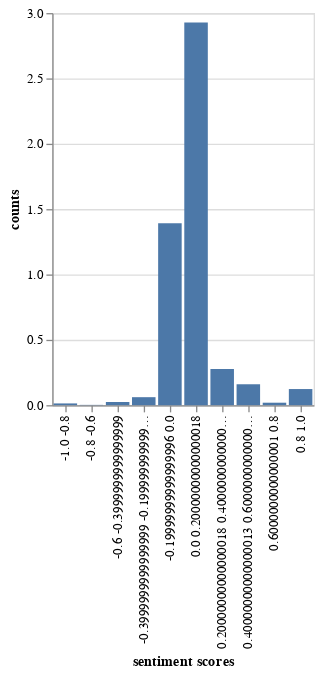

Notebook code for this chart:
### Code cell
alt.Chart(data2).mark_bar().encode(x=alt.X("sentiment scores", sort=labels), y="counts")

### Figure 1 — Vega-Lite specification as saved in the notebook (floating-point values rounded to 4 significant figures)
{"config": {"view": {"continuousWidth": 400, "continuousHeight": 300}}, "data": {"name": "data-be7173cc272cc5da2821bf3e1da17ecf"}, "mark": "bar", "encoding": {"x": {"type": "nominal", "field": "sentiment scores", "sort": ["-1.0 -0.8", "-0.8 -0.6", "-0.6 -0.3999999999999999", "-0.3999999999999999 -0.19999999999999996", "-0.19999999999999996 0.0", "0.0 0.20000000000000018", "0.20000000000000018 0.40000000000000013", "0.40000000000000013 0.6000000000000001", "0.6000000000000001 0.8", "0.8 1.0"]}, "y": {"type": "quantitative", "field": "counts"}}, "$schema": "https://vega.github.io/schema/vega-lite/v4.8.1.json", "datasets": {"data-be7173cc272cc5da2821bf3e1da17ecf": [{"sentiment scores": "-1.0 -0.8", "counts": 0.01333}, {"sentiment scores": "-0.8 -0.6", "counts": 0.002222}, {"sentiment scores": "-0.6 -0.3999999999999999", "counts": 0.02444}, {"sentiment scores": "-0.3999999999999999 -0.19999999999999996", "counts": 0.06111}, {"sentiment scores": "-0.19999999999999996 0.0", "counts": 1.392}, {"sentiment scores": "0.0 0.20000000000000018", "counts": 2.928}, {"sentiment scores": "0.20000000000000018 0.40000000000000013", "counts": 0.2767}, {"sentiment scores": "0.40000000000000013 0.6000000000000001", "counts": 0.16}, {"sentiment scores": "0.6000000000000001 0.8", "counts": 0.01889}, {"sentiment scores": "0.8 1.0", "counts": 0.1233}]}}
